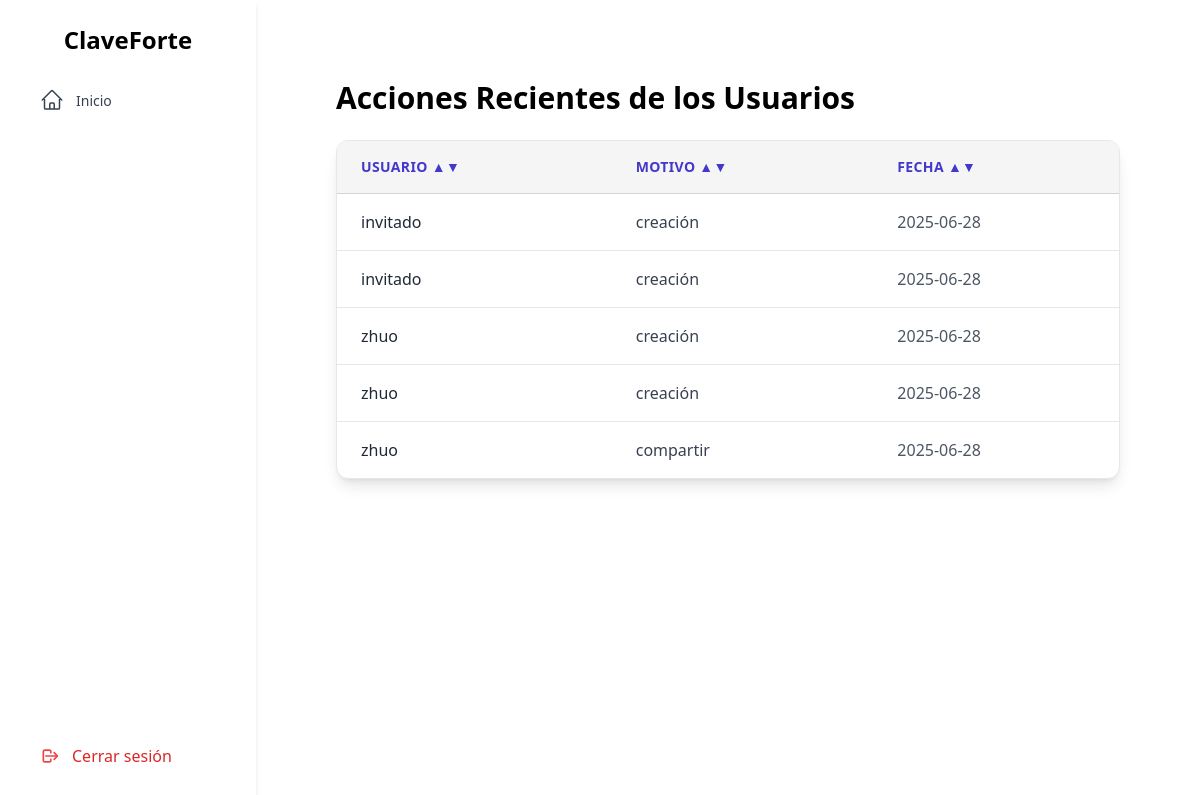
Before: /recent_actions with the older database file.
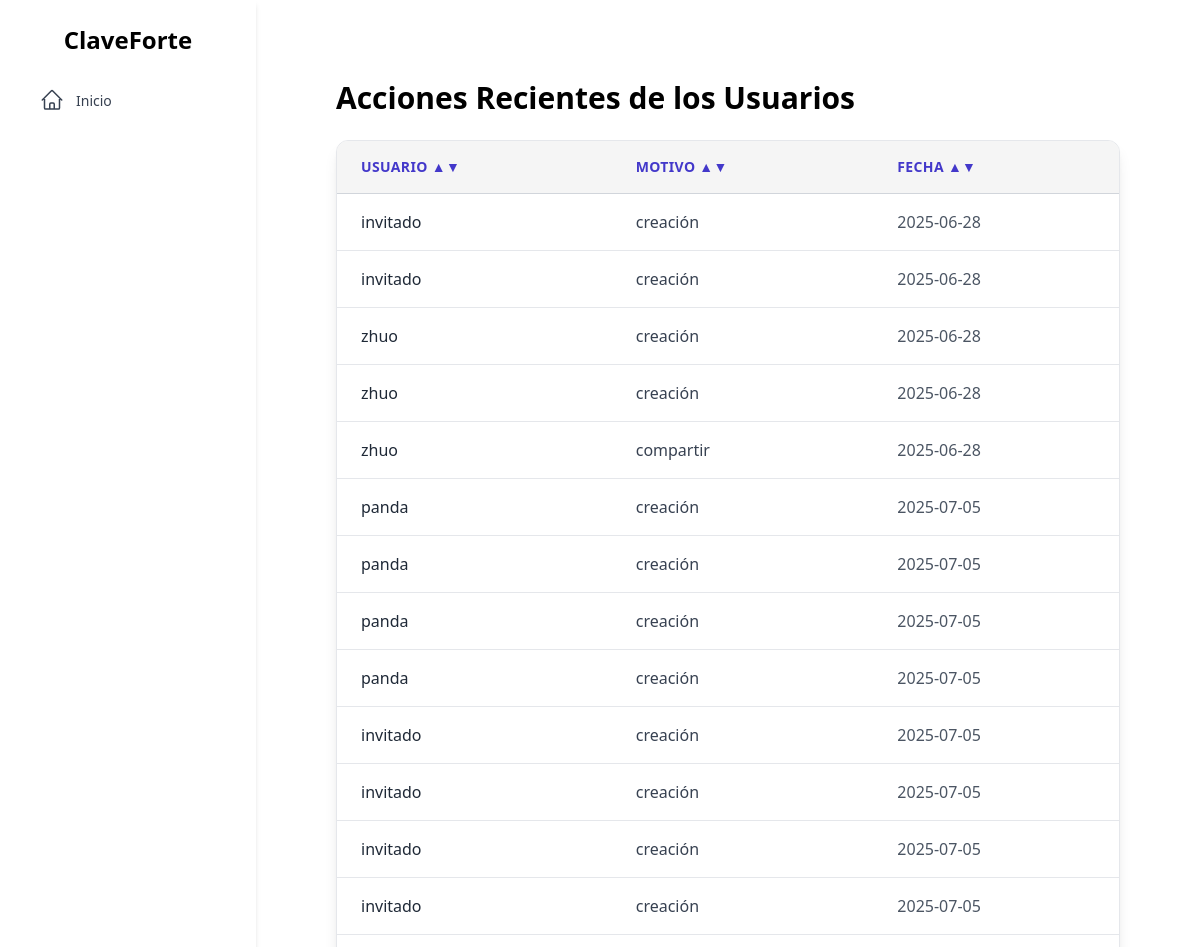
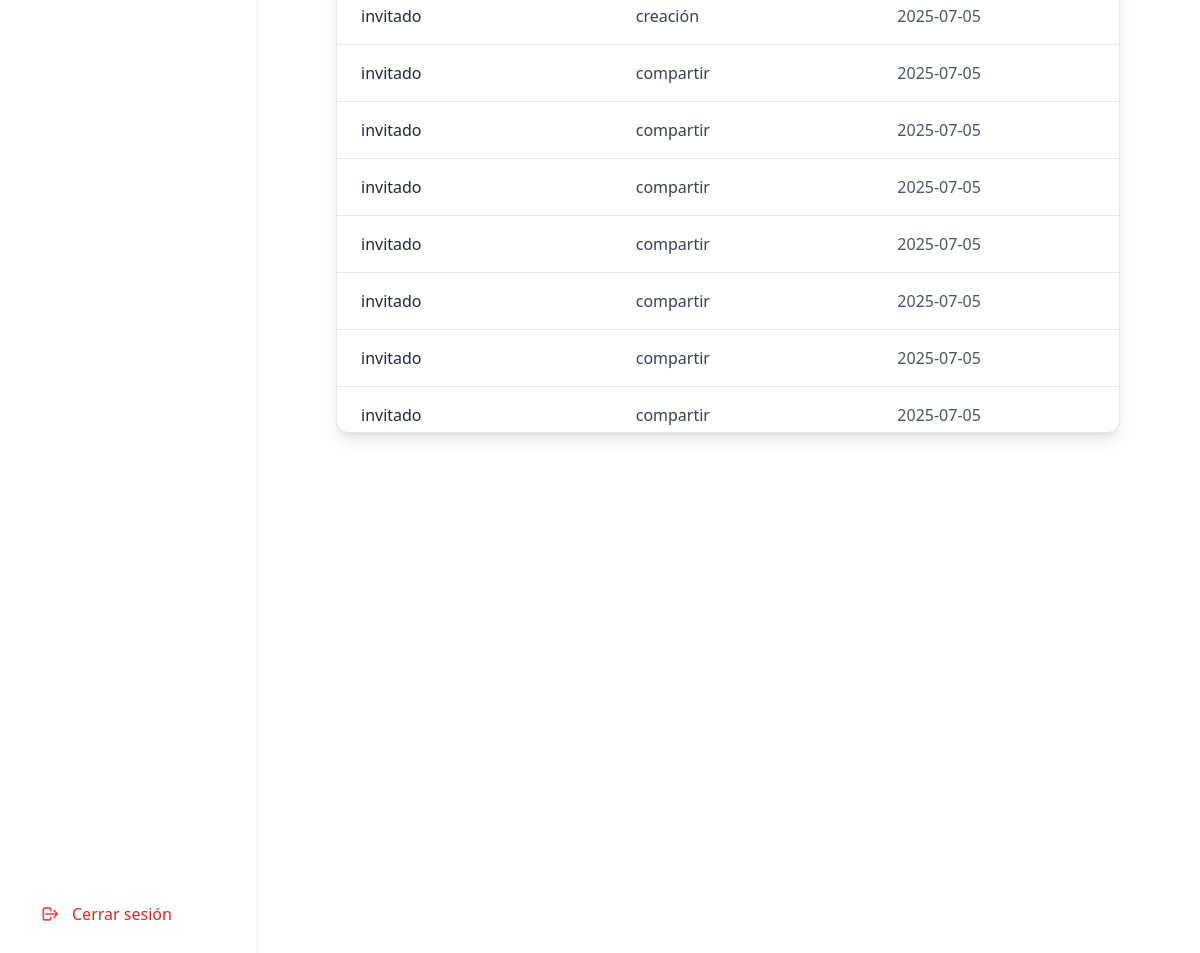
After: the same page with the newer database file (2 pictures, top to bottom).
### tables this page shows
CREATE TABLE Access (
        id_access       INTEGER PRIMARY KEY AUTOINCREMENT,
        timestam        TEXT NOT NULL,  -- Fecha en formato ISO
        motivo          TEXT,
        usr_name        TEXT,
        id_usr          INTEGER NOT NULL,
        id_credential   INTEGER NOT NULL,
        FOREIGN KEY (id_usr) REFERENCES Users(id_usr),
        FOREIGN KEY (id_credential) REFERENCES Credentials(id_credential)
    );

### app.py (the view)
@app.route('/recent_actions')
def acciones_recientes():
    active_rol = session.get('usuario_rol')
    rcnt_act = []
    try:
        conn = sqlite3.connect('instance/ClaveForte.db')
        conn.row_factory = sqlite3.Row  # Permite acceder a columnas por nombre
        cursor = conn.cursor()
        cursor.execute('''
            SELECT * FROM Access
        ''')
        rcnt_act = cursor.fetchall()
    except Exception as e:
        print(f"Error al recuperar acciones recientes: {e}")
    finally:
        conn.close()
    return render_template('./admin/recent/recent.html',
                           usr_rol=active_rol,
                           recent_acctions=rcnt_act)

### templates/admin/recent/recent.html (shortened to what this page needs)
{% extends './layout.html' %}
{% block content %}
<div class="flex-1 p-10">
    <h1 class="text-3xl font-bold mb-6 text-black">Acciones Recientes de los Usuarios</h1>
    <div class="w-full overflow-x-auto bg-white shadow-lg rounded-xl border border-gray-200">
    <div class="max-h-[65vh] overflow-y-auto">
        <table id="tablaAcciones" class="min-w-full divide-y divide-gray-300">
            <thead class="bg-[rgb(245,245,245)] sticky top-0 z-10">
                <tr>
                    <th onclick="ordenarTabla(0)" class="cursor-pointer px-6 py-4 text-left text-sm font-bold text-indigo-700 uppercase tracking-wide bg-[rgb(245,245,245)]">
                        Usuario ▲▼
                    </th>
                    <th onclick="ordenarTabla(1)" class="cursor-pointer px-6 py-4 text-left text-sm font-bold text-indigo-700 uppercase tracking-wide bg-[rgb(245,245,245)]">
                        Motivo ▲▼
                    </th>
                    <th onclick="ordenarTabla(2)" class="cursor-pointer px-6 py-4 text-left text-sm font-bold text-indigo-700 uppercase tracking-wide bg-[rgb(245,245,245)]">
                        Fecha ▲▼
                    </th>
                </tr>
            </thead>
            <tbody class="divide-y divide-gray-200">
                {% for accion in recent_acctions %}
                <tr class="hover:bg-indigo-50 transition-all duration-200">
                    <td class="px-6 py-4 text-base text-gray-800 font-medium">
                        {{ accion['usr_name'] }}
                    </td>
                    <td class="px-6 py-4 text-base text-gray-700">
                        {{ accion['motivo'] }}
                    </td>
                    <td class="px-6 py-4 text-base text-gray-600">
                        {{ accion['timestam'][:10] }}
                    </td>
                </tr>
                {% else %}
                <tr>
                    <td colspan="3" class="px-6 py-6 text-center text-gray-500 italic text-lg">
                        No hay acciones registradas.
                    </td>
                </tr>
                {% endfor %}
            </tbody>
        </table>
    </div>
    </div>
</div>
{% endblock %}

### templates/layout.html (shortened to what this page needs)
<!DOCTYPE html>
<html lang="es">
<head>
  <link href="https://cdn.jsdelivr.net/npm/tailwindcss@2.2.19/dist/tailwind.min.css" rel="stylesheet">
</head>
<body class="flex overflow-y-hidden h-full">
  {% include './sidebar/sidebar.html' with context%}
  <main class="flex-1 p-10">
    {% block content %}{% endblock %}
  </main>
</body>
</html>

### templates/sidebar/sidebar.html (shortened to what this page needs)
<!DOCTYPE html>
<html lang="es">
<head>
    <script src="https://cdn.tailwindcss.com"></script>
</head>
<body>
    <aside class="w-64 h-screen bg-white shadow-md p-6 flex flex-col justify-between">
    <div>
        <h2 class="text-2xl font-bold text-center mb-6">ClaveForte</h2>
        <nav>
            <ul class="space-y-2">
                <li>
                    <a href="/home" class="flex items-center gap-3 px-4 py-2 rounded hover:bg-indigo-100 text-gray-700 transition">
                        <span class="text-[14px]">Inicio</span>
                    </a>
                </li>
            </ul>
        </nav>
    </div>
    <div>
        <a href="/logout" class="flex items-center gap-3 px-4 py-2 rounded hover:bg-red-100 text-red-600 transition">
        <svg class="w-5 h-5 text-red-500" fill="none" stroke="currentColor" viewBox="0 0 24 24">
            <path stroke-linecap="round" stroke-linejoin="round" stroke-width="2" d="M17 16l4-4m0 0l-4-4m4 4H7m6 4v1a2 2 0 01-2 2H6a2 2 0 01-2-2V7a2 2 0 012-2h5a2 2 0 012 2v1" />
        </svg>
        <span>Cerrar sesión</span>
        </a>
    </div>
    </aside>
</body>
</html>

Changed rows visible on the page:
added Access: usr_name "panda", motivo "creación", timestam "2025-07-05"
added Access: usr_name "panda", motivo "creación", timestam "2025-07-05"
added Access: usr_name "panda", motivo "creación", timestam "2025-07-05"
added Access: usr_name "panda", motivo "creación", timestam "2025-07-05"
added Access: usr_name "invitado", motivo "creación", timestam "2025-07-05"
added Access: usr_name "invitado", motivo "creación", timestam "2025-07-05"
added Access: usr_name "invitado", motivo "creación", timestam "2025-07-05"
added Access: usr_name "invitado", motivo "creación", timestam "2025-07-05"
added Access: usr_name "invitado", motivo "creación", timestam "2025-07-05"
added Access: usr_name "invitado", motivo "compartir", timestam "2025-07-05"
added Access: usr_name "invitado", motivo "compartir", timestam "2025-07-05"
added Access: usr_name "invitado", motivo "compartir", timestam "2025-07-05"
added Access: usr_name "invitado", motivo "compartir", timestam "2025-07-05"
added Access: usr_name "invitado", motivo "compartir", timestam "2025-07-05"
added Access: usr_name "invitado", motivo "compartir", timestam "2025-07-05"
added Access: usr_name "invitado", motivo "compartir", timestam "2025-07-05"
